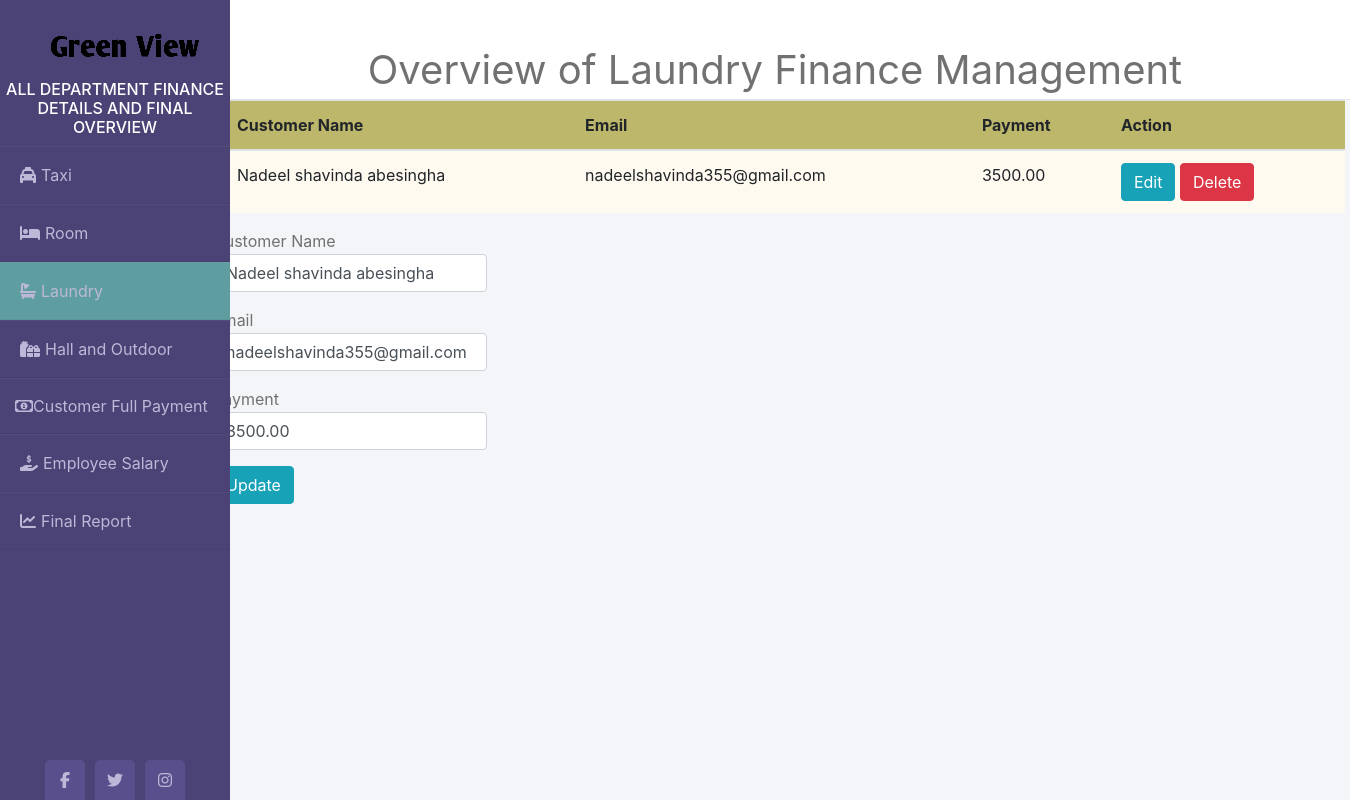
Screenshot of /indexLaundry.php?edit=1 with the database file from the repository.
### tables this page shows
CREATE TABLE `laundry_payment` (
  `customer_id` int(4) NOT NULL,
  `customer_name` varchar(100) NOT NULL,
  `email` varchar(50) NOT NULL,
  `payment` decimal(10,2) NOT NULL
);

### Backend/laundryIndex.php (called while the page is built, shortened)
<?php
    $mysqli = new mysqli('localhost','root','','greenview') or die(mysqli_error($mysqli));
    if(isset($_GET['edit'])){
        $id = $_GET['edit'];
        $update = true;
        $result = $mysqli->query("SELECT * FROM laundry_payment WHERE customer_id = $id") or die($mysqli->error());
        if(count($result)==1){
            $row = $result->fetch_array();
            $name = $row['customer_name'];
            $email = $row['email'];
            $pay = $row['payment'];
        }
    }
?>

### indexLaundry.php (the view, shortened to what this page needs)
<!DOCTYPE html>
<html lang="en">
<head>
<link rel="stylesheet" href="https://cdnjs.cloudflare.com/ajax/libs/twitter-bootstrap/4.4.1/css/bootstrap.min.css">
<link rel="stylesheet" href="https://cdnjs.cloudflare.com/ajax/libs/font-awesome/5.13.0/css/all.min.css">
<link rel = "stylesheet" href = "assets/css/styles.css">
</head>
<body>
<div class = "wrapper">
    <div class = "sidebar">
        <img class = "imge" src = "assets/img/logo/logo-img.png">
        <h6>All Department Finance Details and Final Overview</h6>
        <ul>
            <li><a href = "indexTaxi.php"><i class="fas fa-taxi"></i>Taxi</a></li>
            <li><a href = "indexRoom.php"><i class="fas fa-bed"></i>Room</a></li>
            <li class = "active"><a href = "indexLaundry.php"><i class="fas fa-bath"></i>Laundry</a></li>
            <li><a href = "indexHall.php"><i class="fas fa-gifts"></i>Hall and Outdoor</a></li>
            <li><a href = "customerBill.php"><i class="far fa-money-bill-alt"></i>Customer Full Payment</a></li>
            <li><a href = "indexEmployee.php"><i class="fas fa-hand-holding-usd"></i>Employee Salary</a></li>
            <li><a href = "indexFinal.php"><i class="fas fa-chart-line"></i>Final Report</a></li>
        </ul>
        <div class="social_media">
            <a href="https://www.facebook.com"><i class="fab fa-facebook-f"></i></a>
            <a href="https://www.twitter.com"><i class="fab fa-twitter"></i></a>
            <a href="https://www.instagram.com"><i class="fab fa-instagram"></i></a>
        </div>
    </div>
    <div class="main_content">
        <div class = "header">Overview of Laundry Finance Management</div>
        <?php require_once 'Backend/laundryIndex.php'; ?>
        <div class ="container">
        <?php
            $mysqli = new mysqli('localhost','root','','greenview') or die(mysqli_error($mysqli));
            $result = $mysqli->query("SELECT * FROM laundry_payment") or die($mysqli->error);
        ?>
            <div class = "row justify-content-center">
                <div class = "tab">
                <table class="table">
                    <thead>
                        <tr class = "trow">
                            <th>Customer Name</th>
                            <th>Email</th>
                            <th>Payment</th>
                            <th colspan = "2">Action</th>
                        </tr>
                    </thead>
                    <?php
                        while($row = $result->fetch_assoc()): ?>
                            <tr>
                                <td><?php echo $row['customer_name']; ?></td>
                                <td><?php echo $row['email']; ?></td>
                                <td><?php echo $row['payment']; ?></td>
                                <td>
                                    <a href = "indexLaundry.php?edit=<?php echo $row['customer_id']; ?>"
                                    class = "btn btn-info">Edit</a>
                                    <a href = "indexLaundry.php?delete=<?php echo $row['customer_id']; ?>"
                                    class = "btn btn-danger">Delete</a>
                                </td>
                            </tr>
                        <?php endwhile; ?>
                </table>
                        </div>
            </div>
            <div class = "row justify-content-center">
                <div class = "info">
                    <form action="" method = "POST">
                        <div class="form-group">
                            <lable>Customer Name</lable>
                            <input type="text" name = "customer_name"
                            value ="<?php echo $name; ?>" class = "form-control" placeholder = "Enter Customer Name" required>
                        </div>
                        <div class="form-group">
                            <lable>Email</lable>
                            <input type="text" name = "email" value ="<?php echo $email; ?>"
                            class = "form-control" placeholder = "Email" pattern = "[^ @]*@[^ @]*" required>
                        </div>
                        <div class="form-group">
                            <lable>Payment</lable>
                            <input type="number" name = "payment" value ="<?php echo $pay; ?>"
                            class = "form-control" placeholder = "Payment" required>
                        </div>
                        <div class="form-group">
                            <?php
                            if($update == true):
                            ?>
                                <button type = "submit" class = "btn btn-info" name = "update">Update</button>
                            <?php else: ?>
                                <button type = "submit" name = "add" class = "btn btn-primary">Add</button>
                            <?php endif; ?>
                        </div>
                    </form>
                </div>
                </div>
            </div>
    </div>
</div>
</body>
</html>

### assets/css/styles.css (style rules this page uses)
* { margin: 0; padding: 0; box-sizing: border-box; list-style: none; text-decoration: none; }
body { background: #f3f5f9; }
.wrapper { display: flex; position: relative; }
.wrapper .sidebar { position: fixed; width: 230px; height: 100%; background: #4b4276; padding: 30px 0; }
.wrapper .sidebar h6 { color: #fff; text-transform: uppercase; text-align: center; margin-top: 20px; }
.wrapper .sidebar ul li { padding: 15px; border-bottom: 1px solid rgba(0, 0, 0, 0.05); border-top: 1px solid rgba(225, 225, 225, 0.05); }
.wrapper .sidebar ul li a { color: #bdb8d7; display: block; }
.wrapper .sidebar ul li a .fas { widows: 25px; padding: 5px; }
.wrapper .sidebar .social_media { position: absolute; bottom: 0; left: 50%; transform: translate(-50%); display: flex; }
.wrapper .sidebar .social_media a { display: block; width: 40px; background: #594f8d; height: 40px; line-height: 40px; text-align: center; margin: 0 5px; color: #bdb8d7; border-top-right-radius: 5px; border-top-left-radius: 5px; }
.wrapper .main_content { width: 100%; margin-left: 200px; }
.wrapper .main_content .header { padding: 40px; background:#fff; color: #717171; height: 100px; font-size: 40px; text-align:center; border-bottom: 1px solid #e0e4e8; }
.info { color: #717171; line-height: 25px; margin-bottom: 20px; margin-right: 850px; }
.active { background-color: cadetblue; }
.imge { margin-left: 50px; }
.trow { background-position: center; text-align: left; background-color: darkkhaki; }
td { text-align: left; background-color: floralwhite; }
.tab { width: 2500px; margin-left: 20px; }

### rows the page displays
laundry_payment: customer_name "Nadeel shavinda abesingha", email "nadeelshavinda355@gmail.com", payment "3500.00"
